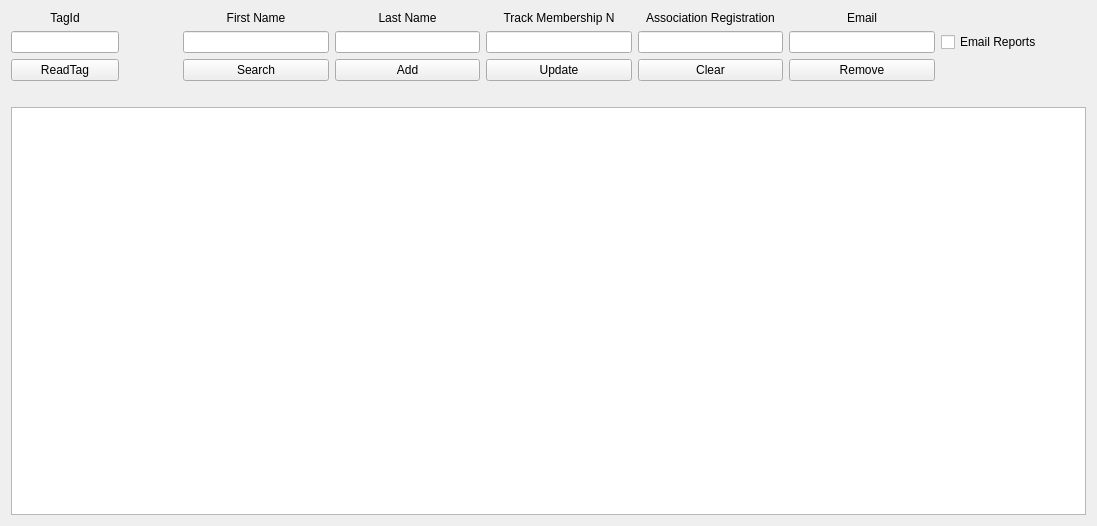
<?xml version="1.0" encoding="UTF-8"?>
<ui version="4.0">
 <class>CMembers</class>
 <widget class="QWidget" name="CMembers">
  <property name="geometry">
   <rect>
    <x>0</x>
    <y>0</y>
    <width>1097</width>
    <height>526</height>
   </rect>
  </property>
  <property name="windowTitle">
   <string>Messages</string>
  </property>
  <layout class="QGridLayout" name="gridLayout_2">
   <item row="0" column="0">
    <layout class="QGridLayout" name="gridLayout">
     <item row="0" column="0">
      <layout class="QGridLayout" name="gridLayout_17">
       <item row="0" column="0" rowspan="3">
        <layout class="QGridLayout" name="gridLayout_5">
         <item row="0" column="0">
          <widget class="QLabel" name="deskTagIdLabel">
           <property name="sizePolicy">
            <sizepolicy hsizetype="Expanding" vsizetype="Preferred">
             <horstretch>1</horstretch>
             <verstretch>0</verstretch>
            </sizepolicy>
           </property>
           <property name="text">
            <string>TagId</string>
           </property>
           <property name="alignment">
            <set>Qt::AlignCenter</set>
           </property>
          </widget>
         </item>
         <item row="1" column="0">
          <widget class="QLineEdit" name="deskTagIdLineEdit">
           <property name="sizePolicy">
            <sizepolicy hsizetype="Expanding" vsizetype="Fixed">
             <horstretch>6</horstretch>
             <verstretch>0</verstretch>
            </sizepolicy>
           </property>
          </widget>
         </item>
         <item row="2" column="0">
          <widget class="QPushButton" name="deskReadPushButton">
           <property name="sizePolicy">
            <sizepolicy hsizetype="Expanding" vsizetype="Fixed">
             <horstretch>5</horstretch>
             <verstretch>0</verstretch>
            </sizepolicy>
           </property>
           <property name="text">
            <string>ReadTag</string>
           </property>
           <property name="checkable">
            <bool>true</bool>
           </property>
          </widget>
         </item>
        </layout>
       </item>
       <item row="0" column="2">
        <widget class="QLabel" name="deskFirstNameLabel">
         <property name="sizePolicy">
          <sizepolicy hsizetype="Expanding" vsizetype="Preferred">
           <horstretch>5</horstretch>
           <verstretch>0</verstretch>
          </sizepolicy>
         </property>
         <property name="text">
          <string>First Name</string>
         </property>
         <property name="alignment">
          <set>Qt::AlignCenter</set>
         </property>
        </widget>
       </item>
       <item row="0" column="3">
        <widget class="QLabel" name="deskLastNameLabel">
         <property name="sizePolicy">
          <sizepolicy hsizetype="Expanding" vsizetype="Preferred">
           <horstretch>5</horstretch>
           <verstretch>0</verstretch>
          </sizepolicy>
         </property>
         <property name="text">
          <string>Last Name</string>
         </property>
         <property name="alignment">
          <set>Qt::AlignCenter</set>
         </property>
        </widget>
       </item>
       <item row="0" column="4">
        <widget class="QLabel" name="deskMembershipNumberLabel">
         <property name="sizePolicy">
          <sizepolicy hsizetype="Expanding" vsizetype="Preferred">
           <horstretch>6</horstretch>
           <verstretch>0</verstretch>
          </sizepolicy>
         </property>
         <property name="text">
          <string>Track Membership N</string>
         </property>
         <property name="alignment">
          <set>Qt::AlignCenter</set>
         </property>
        </widget>
       </item>
       <item row="0" column="5">
        <widget class="QLabel" name="deskCaRegistrationLabel">
         <property name="sizePolicy">
          <sizepolicy hsizetype="Expanding" vsizetype="Preferred">
           <horstretch>6</horstretch>
           <verstretch>0</verstretch>
          </sizepolicy>
         </property>
         <property name="text">
          <string>Association Registration</string>
         </property>
         <property name="alignment">
          <set>Qt::AlignCenter</set>
         </property>
        </widget>
       </item>
       <item row="0" column="6">
        <widget class="QLabel" name="deskEMailLabel">
         <property name="sizePolicy">
          <sizepolicy hsizetype="Expanding" vsizetype="Preferred">
           <horstretch>6</horstretch>
           <verstretch>0</verstretch>
          </sizepolicy>
         </property>
         <property name="text">
          <string>Email</string>
         </property>
         <property name="alignment">
          <set>Qt::AlignCenter</set>
         </property>
        </widget>
       </item>
       <item row="1" column="1">
        <spacer name="horizontalSpacer_5">
         <property name="orientation">
          <enum>Qt::Horizontal</enum>
         </property>
         <property name="sizeType">
          <enum>QSizePolicy::Preferred</enum>
         </property>
         <property name="sizeHint" stdset="0">
          <size>
           <width>58</width>
           <height>20</height>
          </size>
         </property>
        </spacer>
       </item>
       <item row="1" column="2">
        <widget class="QLineEdit" name="deskFirstNameLineEdit">
         <property name="sizePolicy">
          <sizepolicy hsizetype="Expanding" vsizetype="Fixed">
           <horstretch>6</horstretch>
           <verstretch>0</verstretch>
          </sizepolicy>
         </property>
        </widget>
       </item>
       <item row="1" column="3">
        <widget class="QLineEdit" name="deskLastNameLineEdit">
         <property name="sizePolicy">
          <sizepolicy hsizetype="Expanding" vsizetype="Fixed">
           <horstretch>6</horstretch>
           <verstretch>0</verstretch>
          </sizepolicy>
         </property>
        </widget>
       </item>
       <item row="1" column="4">
        <widget class="QLineEdit" name="deskMembershipNumberLineEdit">
         <property name="sizePolicy">
          <sizepolicy hsizetype="Expanding" vsizetype="Fixed">
           <horstretch>6</horstretch>
           <verstretch>0</verstretch>
          </sizepolicy>
         </property>
        </widget>
       </item>
       <item row="1" column="5">
        <widget class="QLineEdit" name="deskCaRegistrationLineEdit">
         <property name="sizePolicy">
          <sizepolicy hsizetype="Expanding" vsizetype="Fixed">
           <horstretch>6</horstretch>
           <verstretch>0</verstretch>
          </sizepolicy>
         </property>
        </widget>
       </item>
       <item row="1" column="6">
        <widget class="QLineEdit" name="deskEMailLineEdit">
         <property name="sizePolicy">
          <sizepolicy hsizetype="Expanding" vsizetype="Fixed">
           <horstretch>6</horstretch>
           <verstretch>0</verstretch>
          </sizepolicy>
         </property>
        </widget>
       </item>
       <item row="1" column="7">
        <widget class="QCheckBox" name="sendReportsCheckBox">
         <property name="sizePolicy">
          <sizepolicy hsizetype="Minimum" vsizetype="Fixed">
           <horstretch>6</horstretch>
           <verstretch>0</verstretch>
          </sizepolicy>
         </property>
         <property name="text">
          <string>Email Reports</string>
         </property>
        </widget>
       </item>
       <item row="2" column="2">
        <widget class="QPushButton" name="deskSearchPushButton">
         <property name="sizePolicy">
          <sizepolicy hsizetype="Expanding" vsizetype="Fixed">
           <horstretch>5</horstretch>
           <verstretch>0</verstretch>
          </sizepolicy>
         </property>
         <property name="text">
          <string>Search</string>
         </property>
        </widget>
       </item>
       <item row="2" column="3">
        <widget class="QPushButton" name="deskAddPushButton">
         <property name="sizePolicy">
          <sizepolicy hsizetype="Expanding" vsizetype="Fixed">
           <horstretch>5</horstretch>
           <verstretch>0</verstretch>
          </sizepolicy>
         </property>
         <property name="text">
          <string>Add</string>
         </property>
        </widget>
       </item>
       <item row="2" column="4">
        <widget class="QPushButton" name="deskUpdatePushButton">
         <property name="sizePolicy">
          <sizepolicy hsizetype="Expanding" vsizetype="Fixed">
           <horstretch>5</horstretch>
           <verstretch>0</verstretch>
          </sizepolicy>
         </property>
         <property name="text">
          <string>Update</string>
         </property>
        </widget>
       </item>
       <item row="2" column="5">
        <widget class="QPushButton" name="deskClearPushButton">
         <property name="sizePolicy">
          <sizepolicy hsizetype="Expanding" vsizetype="Fixed">
           <horstretch>5</horstretch>
           <verstretch>0</verstretch>
          </sizepolicy>
         </property>
         <property name="text">
          <string>Clear</string>
         </property>
        </widget>
       </item>
       <item row="2" column="6">
        <widget class="QPushButton" name="deskRemovePushButton">
         <property name="sizePolicy">
          <sizepolicy hsizetype="Expanding" vsizetype="Fixed">
           <horstretch>5</horstretch>
           <verstretch>0</verstretch>
          </sizepolicy>
         </property>
         <property name="text">
          <string>Remove</string>
         </property>
        </widget>
       </item>
       <item row="2" column="7">
        <spacer name="horizontalSpacer_4">
         <property name="orientation">
          <enum>Qt::Horizontal</enum>
         </property>
         <property name="sizeHint" stdset="0">
          <size>
           <width>40</width>
           <height>20</height>
          </size>
         </property>
        </spacer>
       </item>
      </layout>
     </item>
     <item row="1" column="0">
      <spacer name="verticalSpacer">
       <property name="orientation">
        <enum>Qt::Vertical</enum>
       </property>
       <property name="sizeHint" stdset="0">
        <size>
         <width>20</width>
         <height>20</height>
        </size>
       </property>
      </spacer>
     </item>
     <item row="2" column="0">
      <widget class="QTableView" name="namesTableView">
       <property name="sizePolicy">
        <sizepolicy hsizetype="Expanding" vsizetype="Expanding">
         <horstretch>10</horstretch>
         <verstretch>100</verstretch>
        </sizepolicy>
       </property>
      </widget>
     </item>
    </layout>
   </item>
  </layout>
 </widget>
 <resources/>
 <connections/>
</ui>
